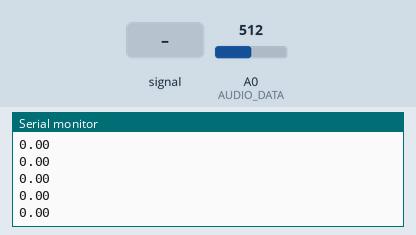
This sketch was run on a simulated Arduino Uno, built with avr-gcc and run on an emulated ATmega328P. Parts: the last lines printed to the serial monitor. The inputs (shaded band) are chosen by the test bench; at power-on: A0 (AUDIO_DATA) = 512.

Above: at 1.2 s.
1.3 s: A0 (AUDIO_DATA) fed a 200 Hz sine of ±81 counts around its level
At 1.69 s:
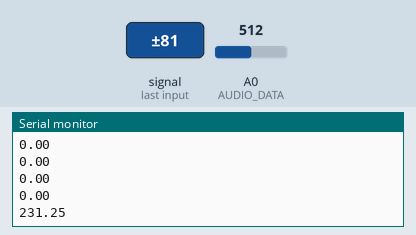
2.8 s: A0 (AUDIO_DATA) fed a 1000 Hz sine of ±255 counts around its level
At 3.24 s:
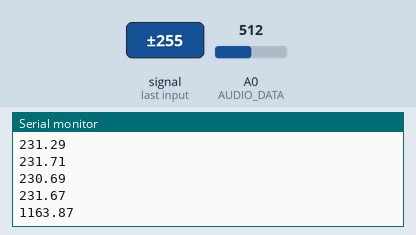
Timing chart, 0 to 5.8 s (numbered marks = the images above; inputs shaded):
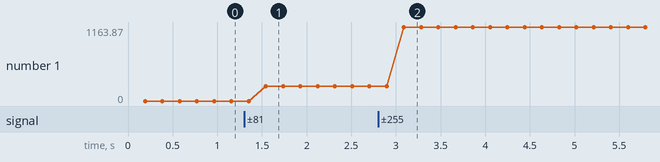

Measured:
- after the input at 1.3 s, the serial monitor: prints a new line after 0.24 s (image 1)
- after the input at 2.8 s, the serial monitor: prints a new line after 0.29 s (image 2)
- plotted number 1: 0 → 230.69 after the input at 1.3 s, 230.69 → 1163.69 after the input at 2.8 s

The sketch:

collect_freq.ino
```cpp
#include <arduinoFFT.h>

#define SERIAL_PORT 9600
#define AUDIO_DATA A0

double freq = 0;

// FFT
ArduinoFFT<double> FFT = ArduinoFFT<double>();

#define SAMPLES 128              //SAMPLES-pt FFT. Must  be a base 2 number. Max 128 for Arduino Uno.
#define SAMPLING_FREQUENCY 9600  //Ts = Based on Nyquist, must be 2 times the highest expected frequency.

unsigned int samplingPeriod = round(1000000 * (1.0 / SAMPLING_FREQUENCY));
unsigned long microSeconds;

double vReal[SAMPLES];  //create vector of size SAMPLES to hold real values
double vImag[SAMPLES];  //create vector of size SAMPLES to hold imaginary values

double findPeak() {
  for (int i = 0; i < SAMPLES; i++) {
    microSeconds = micros();  //Returns the  number of microseconds since the Arduino board began running the current script.

    vReal[i] = analogRead(AUDIO_DATA);  //Reads the value from analog pin  0 (A0), quantize it and save it as a real term.
    vImag[i] = 0;                       //Makes  imaginary term 0 always


    /*remaining wait time between samples if  necessary*/
    while (micros() < (microSeconds + samplingPeriod)) {
      //do nothing
    }
  }

  /*Perform FFT on samples*/
  FFT.windowing(vReal, SAMPLES, FFT_WIN_TYP_HAMMING, FFT_FORWARD);
  FFT.compute(vReal, vImag, SAMPLES, FFT_FORWARD);
  FFT.complexToMagnitude(vReal, vImag, SAMPLES);


  /*Find peak frequency and print peak*/
  double peak = FFT.majorPeak(vReal, SAMPLES, SAMPLING_FREQUENCY);
  return peak;
}
// End of FFT

void setup() {
  pinMode(AUDIO_DATA, INPUT);
  Serial.begin(SERIAL_PORT);
}

void loop() {
  freq = findPeak();
  Serial.println(freq);
}
```
